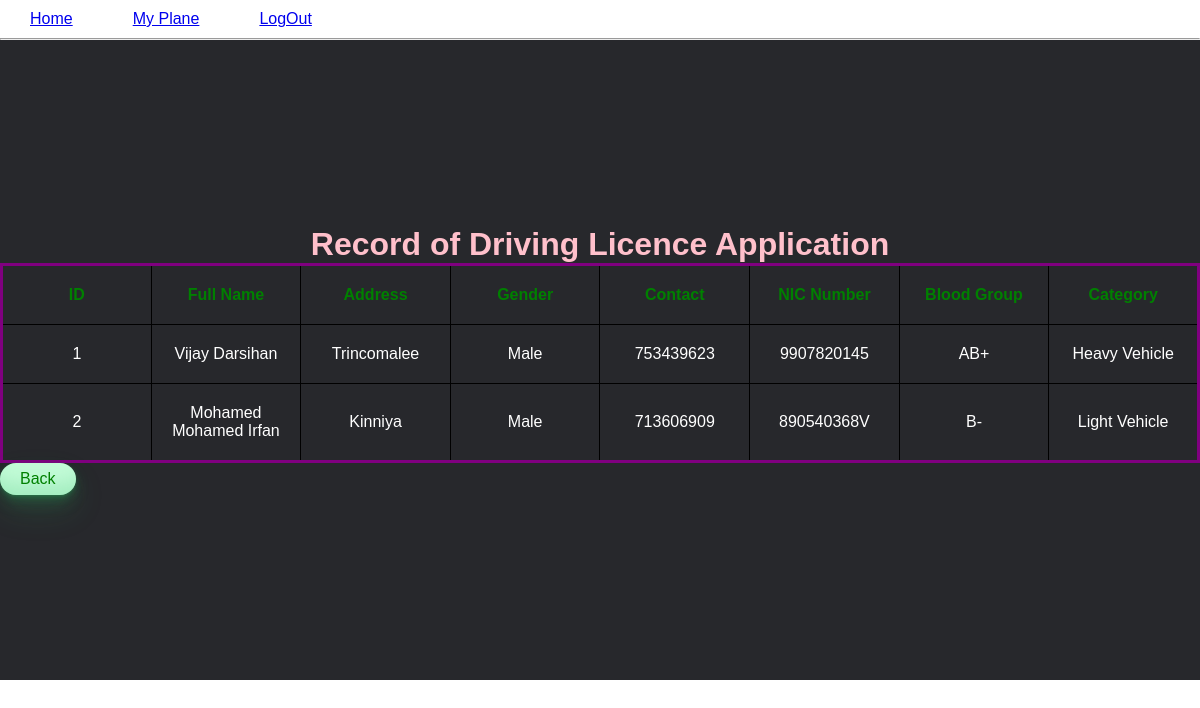
Page /table.php on the committed database.
### tables this page shows
CREATE TABLE `dlreg` (
  `id` int(11) NOT NULL,
  `fullname` varchar(250) NOT NULL,
  `address` varchar(250) NOT NULL,
  `gender` varchar(50) NOT NULL,
  `contact` int(11) NOT NULL,
  `nicnum` varchar(20) NOT NULL,
  `bloodgrp` varchar(50) NOT NULL,
  `category` varchar(50) NOT NULL
);

### developers.php (called while the page is built)
<?php
include("database.php");
$db= $conn;
$tableName="dlreg";
$columns= ['fullname', 'address','gender','contact','nicnum', 'bloodgrp','category'];
$fetchData = fetch_data($db, $tableName, $columns);
function fetch_data($db, $tableName, $columns){
 if(empty($db)){
  $msg= "Database connection error";
 }elseif (empty($columns) || !is_array($columns)) {
  $msg="columns Name must be defined in an indexed array";
 }elseif(empty($tableName)){
   $msg= "Table Name is empty";
}else{
$columnName = implode(", ", $columns);
$query = "SELECT ".$columnName." FROM $tableName"." ORDER BY id DESC";
$result = $db->query($query);
if($result== true){
 if ($result->num_rows > 0) {
    $row= mysqli_fetch_all($result, MYSQLI_ASSOC);
    $msg= $row;
 } else {
    $msg= "No Data Found";
 }
}else{
  $msg= mysqli_error($db);
}
}
return $msg;
}
?>

### table.php (the view, shortened to what this page needs)
<?php
include("developers.php");
?>
<!DOCTYPE html>
<html>
<head>
</head>
<body>
<div class="full-page">
        <div  class="navbar">
            <nav>
                <ul id="MenuItems">
                    <li><a href="index.php">Home</a></li>
                    <li><a href="MyPlan.php">My Plane</a></li>
                    <li><a href="index.php">LogOut</a></li>
                </ul>
            </nav>
        </div>
        <hr>
    </div>
<div class="container">
 <div class="row">
   <div class="col-sm-8">
    <div class="table-responsive">
      <h1>Record of Driving Licence Application  </h1>
      <table class="table table-bordered" action="Report.php">
       <thead><tr>
       <th>ID</th>
        <th>Full Name</th>
         <th>Address</th>
         <th>Gender</th>
         <th>Contact</th>
         <th>NIC Number</th>
         <th>Blood Group</th>
         <th>Category</th>
    </thead>
    <tbody>
  <?php
      if(is_array($fetchData)){
      $sn=1;
      foreach($fetchData as $data){
    ?>
      <tr>
      <td><?php echo $sn; ?></td>
      <td><?php echo $data['fullname']??''; ?></td>
      <td><?php echo $data['address']??''; ?></td>
      <td><?php echo $data['gender']??''; ?></td>
      <td><?php echo $data['contact']??''; ?></td>
      <td><?php echo $data['nicnum']??''; ?></td>
      <td><?php echo $data['bloodgrp']??''; ?></td>
      <td><?php echo $data['category']??''; ?></td>
     </tr>
     <?php
      $sn++;}}?>
    </tbody>
     </table>
   </div>
</div>
<a href="Report.php"><button type="submit" class="button-33" role="button" >Back</button></a>
</div>
</div>
</body>
</html>

### table.php (style rules this page uses)
table { table-layout: fixed; width: 100%; border-collapse: collapse; border: 3px solid purple; border-spacing: 0px; table-layout: fixed; margin-left: auto; margin-right: auto; color : #fff; }
th { color: green; border: 1px solid black; }
td { border: 1px solid black; word-wrap: break-word; text-align : center; }
th, td { padding: 20px; border: 1px solid black; }
thead th { width: 25%; }
h1 { color:pink; text-align : center; }
* { margin: 0; padding: 0; box-sizing: border-box; font-family: 'Poppins', sans-serif; }
.container { width: 100%; min-height: 80vh; display: flex; justify-content: center; align-items: center; flex-wrap: wrap; gap: 120px; background: #27282c; }
.navbar ul { list-style: none; display: flex; }
.navbar ul li { padding: 10px 30px; position: relative; }
.button-33 { background-color: #c2fbd7; border-radius: 100px; box-shadow: rgba(44, 187, 99, .2) 0 -25px 18px -14px inset,rgba(44, 187, 99, .15) 0 1px 2px,rgba(44, 187, 99, .15) 0 2px 4px,rgba(44, 187, 99, .15) 0 4px 8px,rgba(44, 187, 99, .15) 0 8px 16px,rgba(44, 187, 99, .15) 0 16px 32px; color: green; cursor: pointer; display: inline-block; font-family: sans-serif; padding: 7px 20px; text-align: center; text-decoration: none; transition: all 250ms; border: 0; font-size: 16px; user-select: none; -webkit-user-select: none; touch-action: manipulation; }

### rows in the picture
dlreg: fullname "Vijay Darsihan", address "Trincomalee", gender "Male", contact "753439623", nicnum "9907820145", bloodgrp "AB+", category "Heavy Vehicle"
dlreg: fullname "Mohamed Mohamed Irfan", address "Kinniya", gender "Male", contact "713606909", nicnum "890540368V", bloodgrp "B-", category "Light Vehicle"
